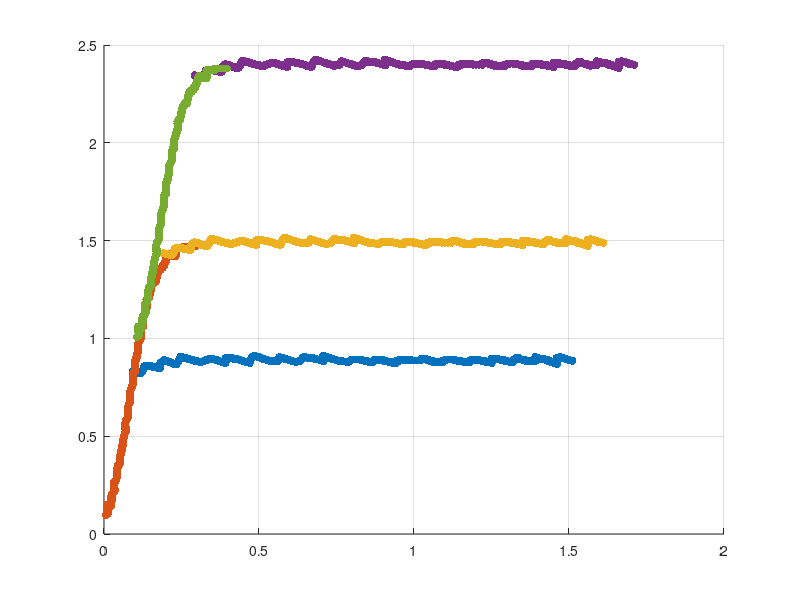

Here is the MATLAB script that generated this plot:
a=[1.93E-01
1.95E-01
1.98E-01
2.00E-01
2.03E-01
2.05E-01
2.07E-01
2.10E-01
2.12E-01
2.15E-01
2.17E-01
2.18E-01
2.19E-01
2.20E-01
2.20E-01
2.21E-01
2.22E-01
2.23E-01
2.24E-01
2.24E-01
2.25E-01
2.26E-01
2.26E-01
2.26E-01
2.27E-01
2.27E-01
2.28E-01
2.28E-01
2.28E-01
2.29E-01
2.29E-01
2.32E-01
2.34E-01
2.36E-01
2.39E-01
2.41E-01
2.44E-01
2.46E-01
2.49E-01
2.51E-01
2.53E-01
2.56E-01
2.59E-01
2.61E-01
2.64E-01
2.66E-01
2.69E-01
2.72E-01
2.74E-01
2.77E-01
2.79E-01
2.80E-01
2.80E-01
2.80E-01
2.80E-01
2.80E-01
2.81E-01
2.81E-01
2.81E-01
2.81E-01
2.81E-01
2.82E-01
2.83E-01
2.84E-01
2.85E-01
2.86E-01
2.87E-01
2.89E-01
2.90E-01
2.91E-01
2.92E-01
2.96E-01
3.00E-01
3.04E-01
3.08E-01
3.12E-01
3.16E-01
3.20E-01
3.24E-01
3.28E-01
3.32E-01
3.33E-01
3.33E-01
3.34E-01
3.35E-01
3.36E-01
3.37E-01
3.37E-01
3.38E-01
3.39E-01
3.40E-01
3.40E-01
3.41E-01
3.42E-01
3.42E-01
3.43E-01
3.43E-01
3.44E-01
3.45E-01
3.45E-01
3.46E-01
3.50E-01
3.53E-01
3.57E-01
3.61E-01
3.65E-01
3.69E-01
3.73E-01
3.76E-01
3.80E-01
3.84E-01
3.87E-01
3.90E-01
3.92E-01
3.95E-01
3.98E-01
4.01E-01
4.04E-01
4.06E-01
4.09E-01
4.12E-01
4.14E-01
4.15E-01
4.17E-01
4.19E-01
4.20E-01
4.22E-01
4.23E-01
4.25E-01
4.27E-01
4.28E-01
4.30E-01
4.32E-01
4.34E-01
4.35E-01
4.37E-01
4.39E-01
4.41E-01
4.43E-01
4.44E-01
4.46E-01
4.51E-01
4.55E-01
4.60E-01
4.64E-01
4.68E-01
4.73E-01
4.77E-01
4.82E-01
4.86E-01
4.91E-01
4.91E-01
4.91E-01
4.91E-01
4.91E-01
4.91E-01
4.91E-01
4.91E-01
4.91E-01
4.91E-01
4.91E-01
4.94E-01
4.97E-01
5.00E-01
5.03E-01
5.07E-01
5.10E-01
5.13E-01
5.16E-01
5.19E-01
5.23E-01
5.27E-01
5.32E-01
5.37E-01
5.41E-01
5.46E-01
5.50E-01
5.55E-01
5.60E-01
5.64E-01
5.69E-01
5.69E-01
5.70E-01
5.70E-01
5.71E-01
5.71E-01
5.71E-01
5.72E-01
5.72E-01
5.73E-01
5.73E-01
5.74E-01
5.75E-01
5.76E-01
5.77E-01
5.78E-01
5.79E-01
5.80E-01
5.81E-01
5.82E-01
5.83E-01
5.89E-01
5.94E-01
6.00E-01
6.05E-01
6.11E-01
6.17E-01
6.22E-01
6.28E-01
6.34E-01
6.39E-01
6.41E-01
6.43E-01
6.45E-01
6.47E-01
6.49E-01
6.51E-01
6.53E-01
6.55E-01
6.57E-01
6.59E-01
6.60E-01
6.61E-01
6.61E-01
6.62E-01
6.62E-01
6.63E-01
6.64E-01
6.64E-01
6.65E-01
6.65E-01
6.71E-01
6.76E-01
6.81E-01
6.86E-01
6.92E-01
6.97E-01
7.02E-01
7.07E-01
7.12E-01
7.18E-01
7.19E-01
7.21E-01
7.22E-01
7.24E-01
7.26E-01
7.27E-01
7.29E-01
7.31E-01
7.32E-01
7.34E-01
7.35E-01
7.35E-01
7.36E-01
7.37E-01
7.38E-01
7.39E-01
7.39E-01
7.40E-01
7.41E-01
7.42E-01
7.45E-01
7.48E-01
7.51E-01
7.54E-01
7.57E-01
7.60E-01
7.63E-01
7.66E-01
7.69E-01
7.72E-01
7.76E-01
7.79E-01
7.83E-01
7.86E-01
7.90E-01
7.94E-01
7.97E-01
8.01E-01
8.04E-01
8.08E-01
8.08E-01
8.08E-01
8.07E-01
8.07E-01
8.07E-01
8.07E-01
8.07E-01
8.06E-01
8.06E-01
8.06E-01
8.11E-01
8.15E-01
8.20E-01
8.25E-01
8.29E-01
8.34E-01
8.38E-01
8.43E-01
8.48E-01
8.52E-01
8.56E-01
8.59E-01
8.63E-01
8.66E-01
8.69E-01
8.73E-01
8.76E-01
8.80E-01
8.83E-01
8.86E-01
8.88E-01
8.89E-01
8.90E-01
8.91E-01
8.93E-01
8.94E-01
8.95E-01
8.96E-01
8.97E-01
8.99E-01
9.01E-01
9.03E-01
9.06E-01
9.08E-01
9.11E-01
9.13E-01
9.15E-01
9.18E-01
9.20E-01
9.23E-01
9.27E-01
9.31E-01
9.35E-01
9.40E-01
9.44E-01
9.48E-01
9.52E-01
9.56E-01
9.61E-01
9.65E-01
9.65E-01
9.66E-01
9.67E-01
9.67E-01
9.68E-01
9.69E-01
9.69E-01
9.70E-01
9.70E-01
9.71E-01
9.74E-01
9.76E-01
9.79E-01
9.81E-01
9.84E-01
9.87E-01
9.89E-01
9.92E-01
9.94E-01
9.97E-01
1.00E+00
1.00E+00
1.01E+00
1.01E+00
1.02E+00
1.02E+00
1.02E+00
1.03E+00
1.03E+00
1.04E+00
1.04E+00
1.04E+00
1.04E+00
1.04E+00
1.04E+00
1.04E+00
1.04E+00
1.04E+00
1.04E+00
1.05E+00
1.05E+00
1.05E+00
1.05E+00
1.05E+00
1.05E+00
1.05E+00
1.06E+00
1.06E+00
1.06E+00
1.06E+00
1.06E+00
1.07E+00
1.07E+00
1.07E+00
1.08E+00
1.08E+00
1.08E+00
1.09E+00
1.09E+00
1.09E+00
1.09E+00
1.10E+00
1.10E+00
1.10E+00
1.10E+00
1.11E+00
1.11E+00
1.11E+00
1.12E+00
1.12E+00
1.12E+00
1.12E+00
1.12E+00
1.12E+00
1.12E+00
1.12E+00
1.13E+00
1.13E+00
1.13E+00
1.13E+00
1.13E+00
1.14E+00
1.14E+00
1.14E+00
1.15E+00
1.15E+00
1.16E+00
1.16E+00
1.16E+00
1.17E+00
1.17E+00
1.17E+00
1.17E+00
1.18E+00
1.18E+00
1.18E+00
1.18E+00
1.19E+00
1.19E+00
1.19E+00
1.19E+00
1.19E+00
1.19E+00
1.19E+00
1.19E+00
1.19E+00
1.20E+00
1.20E+00
1.20E+00
1.20E+00
1.20E+00
1.20E+00
1.21E+00
1.21E+00
1.21E+00
1.21E+00
1.21E+00
1.22E+00
1.22E+00
1.22E+00
1.23E+00
1.23E+00
1.23E+00
1.23E+00
1.24E+00
1.24E+00
1.24E+00
1.25E+00
1.25E+00
1.25E+00
1.25E+00
1.26E+00
1.26E+00
1.26E+00
1.26E+00
1.27E+00
1.27E+00
1.27E+00
1.27E+00
1.28E+00
1.28E+00
1.28E+00
1.28E+00
1.28E+00
1.28E+00
1.28E+00
1.28E+00
1.29E+00
1.29E+00
1.29E+00
1.29E+00
1.29E+00
1.30E+00
1.30E+00
1.30E+00
1.31E+00
1.31E+00
1.31E+00
1.31E+00
1.32E+00
1.32E+00
1.32E+00
1.33E+00
1.33E+00
1.33E+00
1.34E+00
1.34E+00
1.34E+00
1.35E+00
1.35E+00
1.35E+00
1.35E+00
1.35E+00
1.35E+00
1.35E+00
1.35E+00
1.35E+00
1.35E+00
1.35E+00
1.35E+00
1.35E+00
1.35E+00
1.36E+00
1.36E+00
1.36E+00
1.37E+00
1.37E+00
1.37E+00
1.37E+00
1.38E+00
1.38E+00
1.38E+00
1.39E+00
1.39E+00
1.39E+00
1.40E+00
1.40E+00
1.40E+00
1.41E+00
1.41E+00
1.41E+00
1.41E+00
1.41E+00
1.42E+00
1.42E+00
1.42E+00
1.42E+00
1.42E+00
1.42E+00
1.42E+00
1.42E+00
1.42E+00
1.42E+00
1.42E+00
1.43E+00
1.43E+00
1.43E+00
1.43E+00
1.43E+00
1.43E+00
1.43E+00
1.44E+00
1.44E+00
1.44E+00
1.45E+00
1.45E+00
1.46E+00
1.46E+00
1.47E+00
1.47E+00
1.47E+00
1.47E+00
1.47E+00
1.48E+00
1.48E+00
1.48E+00
1.48E+00
1.48E+00
1.49E+00
1.49E+00
1.49E+00
1.49E+00
1.49E+00
1.49E+00
1.49E+00
1.49E+00
1.49E+00
1.49E+00
1.49E+00
1.49E+00
1.49E+00
1.49E+00
1.50E+00
1.50E+00
1.50E+00
1.51E+00
1.51E+00
1.51E+00
1.52E+00
1.52E+00
1.53E+00
1.53E+00
1.53E+00
1.54E+00
1.54E+00
1.55E+00
1.55E+00
1.56E+00
1.56E+00
1.56E+00
1.56E+00
1.56E+00
1.56E+00
1.56E+00
1.56E+00
1.56E+00
1.56E+00
1.56E+00
1.56E+00
1.56E+00
1.56E+00
1.56E+00
1.56E+00
1.56E+00
1.56E+00
1.56E+00
1.57E+00
1.57E+00
1.57E+00
1.57E+00
1.57E+00
1.58E+00
1.58E+00
1.59E+00
1.59E+00
1.59E+00
1.60E+00
1.60E+00
1.61E+00
];
b=[8.32E-01
8.31E-01
8.30E-01
8.29E-01
8.28E-01
8.27E-01
8.26E-01
8.25E-01
8.24E-01
8.23E-01
8.22E-01
8.23E-01
8.25E-01
8.26E-01
8.28E-01
8.29E-01
8.31E-01
8.32E-01
8.34E-01
8.35E-01
8.37E-01
8.39E-01
8.41E-01
8.43E-01
8.45E-01
8.47E-01
8.49E-01
8.51E-01
8.53E-01
8.55E-01
8.57E-01
8.57E-01
8.57E-01
8.57E-01
8.57E-01
8.57E-01
8.57E-01
8.57E-01
8.57E-01
8.57E-01
8.57E-01
8.56E-01
8.55E-01
8.54E-01
8.54E-01
8.53E-01
8.52E-01
8.51E-01
8.51E-01
8.50E-01
8.49E-01
8.51E-01
8.54E-01
8.56E-01
8.58E-01
8.60E-01
8.63E-01
8.65E-01
8.67E-01
8.70E-01
8.72E-01
8.74E-01
8.75E-01
8.77E-01
8.79E-01
8.81E-01
8.82E-01
8.84E-01
8.86E-01
8.88E-01
8.89E-01
8.87E-01
8.85E-01
8.83E-01
8.80E-01
8.78E-01
8.76E-01
8.74E-01
8.71E-01
8.69E-01
8.67E-01
8.69E-01
8.70E-01
8.72E-01
8.74E-01
8.76E-01
8.77E-01
8.79E-01
8.81E-01
8.83E-01
8.84E-01
8.87E-01
8.89E-01
8.91E-01
8.93E-01
8.96E-01
8.98E-01
9.00E-01
9.02E-01
9.05E-01
9.07E-01
9.05E-01
9.03E-01
9.02E-01
9.00E-01
8.98E-01
8.96E-01
8.95E-01
8.93E-01
8.91E-01
8.89E-01
8.88E-01
8.87E-01
8.86E-01
8.85E-01
8.84E-01
8.83E-01
8.82E-01
8.81E-01
8.80E-01
8.79E-01
8.80E-01
8.81E-01
8.82E-01
8.83E-01
8.84E-01
8.85E-01
8.86E-01
8.87E-01
8.88E-01
8.89E-01
8.90E-01
8.91E-01
8.92E-01
8.92E-01
8.93E-01
8.94E-01
8.95E-01
8.95E-01
8.96E-01
8.97E-01
8.95E-01
8.92E-01
8.90E-01
8.88E-01
8.86E-01
8.83E-01
8.81E-01
8.79E-01
8.77E-01
8.74E-01
8.77E-01
8.79E-01
8.82E-01
8.84E-01
8.87E-01
8.89E-01
8.92E-01
8.94E-01
8.97E-01
8.99E-01
8.99E-01
8.99E-01
8.99E-01
8.98E-01
8.98E-01
8.98E-01
8.98E-01
8.97E-01
8.97E-01
8.97E-01
8.95E-01
8.92E-01
8.90E-01
8.88E-01
8.86E-01
8.83E-01
8.81E-01
8.79E-01
8.77E-01
8.74E-01
8.76E-01
8.78E-01
8.80E-01
8.82E-01
8.84E-01
8.86E-01
8.88E-01
8.90E-01
8.92E-01
8.94E-01
8.96E-01
8.98E-01
9.00E-01
9.01E-01
9.03E-01
9.05E-01
9.07E-01
9.08E-01
9.10E-01
9.12E-01
9.09E-01
9.06E-01
9.03E-01
9.00E-01
8.97E-01
8.94E-01
8.91E-01
8.88E-01
8.85E-01
8.82E-01
8.82E-01
8.82E-01
8.83E-01
8.83E-01
8.83E-01
8.83E-01
8.84E-01
8.84E-01
8.84E-01
8.84E-01
8.86E-01
8.88E-01
8.90E-01
8.92E-01
8.94E-01
8.96E-01
8.98E-01
9.00E-01
9.02E-01
9.04E-01
9.02E-01
8.99E-01
8.97E-01
8.94E-01
8.92E-01
8.89E-01
8.87E-01
8.84E-01
8.82E-01
8.79E-01
8.80E-01
8.81E-01
8.82E-01
8.82E-01
8.83E-01
8.84E-01
8.85E-01
8.85E-01
8.86E-01
8.87E-01
8.89E-01
8.90E-01
8.92E-01
8.94E-01
8.96E-01
8.97E-01
8.99E-01
9.01E-01
9.03E-01
9.04E-01
9.04E-01
9.03E-01
9.03E-01
9.02E-01
9.02E-01
9.01E-01
9.01E-01
9.00E-01
9.00E-01
8.99E-01
8.98E-01
8.96E-01
8.95E-01
8.93E-01
8.92E-01
8.90E-01
8.89E-01
8.87E-01
8.86E-01
8.84E-01
8.87E-01
8.90E-01
8.93E-01
8.95E-01
8.98E-01
9.01E-01
9.04E-01
9.06E-01
9.09E-01
9.12E-01
9.09E-01
9.07E-01
9.04E-01
9.02E-01
8.99E-01
8.97E-01
8.94E-01
8.92E-01
8.89E-01
8.87E-01
8.86E-01
8.85E-01
8.85E-01
8.84E-01
8.83E-01
8.82E-01
8.82E-01
8.81E-01
8.80E-01
8.79E-01
8.81E-01
8.82E-01
8.83E-01
8.84E-01
8.86E-01
8.87E-01
8.88E-01
8.89E-01
8.91E-01
8.92E-01
8.92E-01
8.92E-01
8.92E-01
8.92E-01
8.92E-01
8.92E-01
8.92E-01
8.92E-01
8.92E-01
8.92E-01
8.90E-01
8.89E-01
8.87E-01
8.86E-01
8.84E-01
8.83E-01
8.81E-01
8.80E-01
8.78E-01
8.77E-01
8.78E-01
8.80E-01
8.81E-01
8.83E-01
8.84E-01
8.86E-01
8.87E-01
8.89E-01
8.90E-01
8.92E-01
8.92E-01
8.91E-01
8.91E-01
8.91E-01
8.91E-01
8.90E-01
8.90E-01
8.90E-01
8.90E-01
8.89E-01
8.88E-01
8.86E-01
8.85E-01
8.83E-01
8.82E-01
8.80E-01
8.79E-01
8.77E-01
8.76E-01
8.74E-01
8.75E-01
8.76E-01
8.77E-01
8.78E-01
8.79E-01
8.80E-01
8.81E-01
8.82E-01
8.83E-01
8.84E-01
8.85E-01
8.86E-01
8.87E-01
8.87E-01
8.88E-01
8.89E-01
8.90E-01
8.90E-01
8.91E-01
8.92E-01
8.91E-01
8.91E-01
8.90E-01
8.90E-01
8.89E-01
8.89E-01
8.88E-01
8.88E-01
8.87E-01
8.87E-01
8.87E-01
8.87E-01
8.87E-01
8.87E-01
8.87E-01
8.87E-01
8.87E-01
8.87E-01
8.87E-01
8.87E-01
8.88E-01
8.89E-01
8.90E-01
8.91E-01
8.92E-01
8.93E-01
8.94E-01
8.95E-01
8.96E-01
8.97E-01
8.95E-01
8.93E-01
8.92E-01
8.90E-01
8.88E-01
8.86E-01
8.85E-01
8.83E-01
8.81E-01
8.79E-01
8.79E-01
8.79E-01
8.79E-01
8.78E-01
8.78E-01
8.78E-01
8.78E-01
8.77E-01
8.77E-01
8.77E-01
8.78E-01
8.80E-01
8.81E-01
8.83E-01
8.84E-01
8.86E-01
8.87E-01
8.89E-01
8.90E-01
8.92E-01
8.92E-01
8.92E-01
8.92E-01
8.92E-01
8.92E-01
8.92E-01
8.92E-01
8.92E-01
8.92E-01
8.92E-01
8.91E-01
8.90E-01
8.89E-01
8.88E-01
8.87E-01
8.86E-01
8.85E-01
8.84E-01
8.83E-01
8.82E-01
8.82E-01
8.81E-01
8.81E-01
8.81E-01
8.81E-01
8.80E-01
8.80E-01
8.80E-01
8.80E-01
8.79E-01
8.81E-01
8.82E-01
8.83E-01
8.84E-01
8.86E-01
8.87E-01
8.88E-01
8.89E-01
8.91E-01
8.92E-01
8.91E-01
8.91E-01
8.90E-01
8.90E-01
8.89E-01
8.89E-01
8.88E-01
8.88E-01
8.87E-01
8.87E-01
8.86E-01
8.84E-01
8.83E-01
8.82E-01
8.81E-01
8.79E-01
8.78E-01
8.77E-01
8.76E-01
8.74E-01
8.77E-01
8.79E-01
8.81E-01
8.83E-01
8.86E-01
8.88E-01
8.90E-01
8.92E-01
8.95E-01
8.97E-01
8.96E-01
8.96E-01
8.95E-01
8.95E-01
8.94E-01
8.94E-01
8.93E-01
8.93E-01
8.92E-01
8.92E-01
8.91E-01
8.89E-01
8.88E-01
8.87E-01
8.86E-01
8.84E-01
8.83E-01
8.82E-01
8.81E-01
8.79E-01
8.80E-01
8.80E-01
8.81E-01
8.81E-01
8.82E-01
8.82E-01
8.83E-01
8.83E-01
8.84E-01
8.84E-01
8.86E-01
8.88E-01
8.90E-01
8.91E-01
8.93E-01
8.95E-01
8.97E-01
8.98E-01
9.00E-01
9.02E-01
9.00E-01
8.98E-01
8.96E-01
8.94E-01
8.92E-01
8.90E-01
8.88E-01
8.86E-01
8.84E-01
8.82E-01
8.82E-01
8.82E-01
8.83E-01
8.83E-01
8.83E-01
8.83E-01
8.84E-01
8.84E-01
8.84E-01
8.84E-01
8.86E-01
8.88E-01
8.90E-01
8.92E-01
8.94E-01
8.96E-01
8.98E-01
9.00E-01
9.02E-01
9.04E-01
9.03E-01
9.02E-01
9.01E-01
8.99E-01
8.98E-01
8.97E-01
8.96E-01
8.94E-01
8.93E-01
8.92E-01
8.90E-01
8.87E-01
8.85E-01
8.83E-01
8.81E-01
8.78E-01
8.76E-01
8.74E-01
8.72E-01
8.69E-01
8.72E-01
8.75E-01
8.78E-01
8.80E-01
8.83E-01
8.86E-01
8.89E-01
8.91E-01
8.94E-01
8.97E-01
8.98E-01
8.98E-01
8.99E-01
9.00E-01
9.01E-01
9.01E-01
9.02E-01
9.03E-01
9.04E-01
9.04E-01
9.02E-01
9.00E-01
8.98E-01
8.96E-01
8.94E-01
8.92E-01
8.90E-01
8.88E-01
8.86E-01
];

c=[2.96E-01
2.92E-01
2.89E-01
2.86E-01
2.83E-01
2.79E-01
2.76E-01
2.73E-01
2.70E-01
2.67E-01
2.63E-01
2.62E-01
2.61E-01
2.60E-01
2.59E-01
2.58E-01
2.57E-01
2.56E-01
2.55E-01
2.54E-01
2.53E-01
2.51E-01
2.49E-01
2.47E-01
2.44E-01
2.42E-01
2.40E-01
2.38E-01
2.36E-01
2.33E-01
2.31E-01
2.31E-01
2.31E-01
2.31E-01
2.31E-01
2.31E-01
2.31E-01
2.31E-01
2.31E-01
2.31E-01
2.31E-01
2.29E-01
2.26E-01
2.23E-01
2.21E-01
2.18E-01
2.16E-01
2.13E-01
2.10E-01
2.08E-01
2.05E-01
2.05E-01
2.04E-01
2.04E-01
2.03E-01
2.03E-01
2.03E-01
2.02E-01
2.02E-01
2.01E-01
2.01E-01
2.00E-01
2.00E-01
1.99E-01
1.99E-01
1.98E-01
1.97E-01
1.97E-01
1.96E-01
1.96E-01
1.95E-01
1.94E-01
1.93E-01
1.92E-01
1.91E-01
1.90E-01
1.89E-01
1.88E-01
1.87E-01
1.86E-01
1.85E-01
1.84E-01
1.83E-01
1.82E-01
1.81E-01
1.80E-01
1.79E-01
1.78E-01
1.77E-01
1.76E-01
1.75E-01
1.75E-01
1.74E-01
1.74E-01
1.73E-01
1.73E-01
1.73E-01
1.72E-01
1.72E-01
1.71E-01
1.71E-01
1.71E-01
1.70E-01
1.70E-01
1.69E-01
1.69E-01
1.69E-01
1.68E-01
1.68E-01
1.67E-01
1.67E-01
1.66E-01
1.65E-01
1.64E-01
1.63E-01
1.62E-01
1.61E-01
1.60E-01
1.59E-01
1.58E-01
1.57E-01
1.56E-01
1.56E-01
1.56E-01
1.55E-01
1.55E-01
1.54E-01
1.54E-01
1.54E-01
1.53E-01
1.53E-01
1.52E-01
1.52E-01
1.52E-01
1.51E-01
1.51E-01
1.50E-01
1.50E-01
1.50E-01
1.49E-01
1.49E-01
1.48E-01
1.48E-01
1.48E-01
1.47E-01
1.47E-01
1.46E-01
1.46E-01
1.46E-01
1.45E-01
1.45E-01
1.44E-01
1.43E-01
1.42E-01
1.42E-01
1.41E-01
1.40E-01
1.39E-01
1.38E-01
1.38E-01
1.37E-01
1.37E-01
1.37E-01
1.37E-01
1.38E-01
1.38E-01
1.38E-01
1.38E-01
1.38E-01
1.39E-01
1.39E-01
1.38E-01
1.38E-01
1.37E-01
1.36E-01
1.36E-01
1.35E-01
1.35E-01
1.34E-01
1.33E-01
1.33E-01
1.33E-01
1.32E-01
1.32E-01
1.32E-01
1.32E-01
1.32E-01
1.31E-01
1.31E-01
1.31E-01
1.31E-01
1.30E-01
1.30E-01
1.30E-01
1.29E-01
1.29E-01
1.28E-01
1.28E-01
1.27E-01
1.27E-01
1.27E-01
1.27E-01
1.27E-01
1.27E-01
1.27E-01
1.27E-01
1.27E-01
1.27E-01
1.27E-01
1.27E-01
1.27E-01
1.26E-01
1.26E-01
1.25E-01
1.25E-01
1.25E-01
1.24E-01
1.24E-01
1.23E-01
1.23E-01
1.23E-01
1.22E-01
1.22E-01
1.21E-01
1.21E-01
1.21E-01
1.20E-01
1.20E-01
1.19E-01
1.19E-01
1.19E-01
1.19E-01
1.19E-01
1.19E-01
1.19E-01
1.19E-01
1.19E-01
1.19E-01
1.19E-01
1.19E-01
1.19E-01
1.18E-01
1.18E-01
1.17E-01
1.17E-01
1.17E-01
1.16E-01
1.16E-01
1.15E-01
1.15E-01
1.15E-01
1.14E-01
1.13E-01
1.13E-01
1.12E-01
1.12E-01
1.11E-01
1.10E-01
1.10E-01
1.09E-01
1.09E-01
1.09E-01
1.09E-01
1.09E-01
1.09E-01
1.09E-01
1.09E-01
1.09E-01
1.09E-01
1.09E-01
1.09E-01
1.08E-01
1.08E-01
1.08E-01
1.08E-01
1.08E-01
1.07E-01
1.07E-01
1.07E-01
1.07E-01
1.07E-01
1.06E-01
1.06E-01
1.05E-01
1.05E-01
1.05E-01
1.04E-01
1.04E-01
1.03E-01
1.03E-01
1.03E-01
1.02E-01
1.02E-01
1.02E-01
1.02E-01
1.02E-01
1.01E-01
1.01E-01
1.01E-01
1.01E-01
1.01E-01
1.01E-01
1.01E-01
1.01E-01
1.01E-01
1.01E-01
1.01E-01
1.01E-01
1.01E-01
1.01E-01
1.01E-01
1.00E-01
9.94E-02
9.88E-02
9.82E-02
9.76E-02
9.69E-02
9.63E-02
9.57E-02
9.51E-02
9.45E-02
9.43E-02
9.41E-02
9.39E-02
9.37E-02
9.35E-02
9.33E-02
9.31E-02
9.29E-02
9.27E-02
9.25E-02
9.25E-02
9.25E-02
9.25E-02
9.25E-02
9.25E-02
9.25E-02
9.25E-02
9.25E-02
9.25E-02
9.25E-02
9.21E-02
9.17E-02
9.13E-02
9.09E-02
9.05E-02
9.01E-02
8.97E-02
8.93E-02
8.89E-02
8.85E-02
8.81E-02
8.77E-02
8.73E-02
8.69E-02
8.65E-02
8.61E-02
8.57E-02
8.53E-02
8.49E-02
8.45E-02
8.45E-02
8.45E-02
8.45E-02
8.45E-02
8.45E-02
8.45E-02
8.45E-02
8.45E-02
8.45E-02
8.45E-02
8.43E-02
8.41E-02
8.39E-02
8.37E-02
8.35E-02
8.33E-02
8.31E-02
8.29E-02
8.27E-02
8.25E-02
8.21E-02
8.17E-02
8.13E-02
8.09E-02
8.05E-02
8.01E-02
7.97E-02
7.93E-02
7.89E-02
7.85E-02
7.83E-02
7.81E-02
7.79E-02
7.77E-02
7.74E-02
7.72E-02
7.70E-02
7.68E-02
7.66E-02
7.64E-02
7.64E-02
7.64E-02
7.64E-02
7.64E-02
7.64E-02
7.64E-02
7.64E-02
7.64E-02
7.64E-02
7.64E-02
7.58E-02
7.52E-02
7.46E-02
7.40E-02
7.34E-02
7.28E-02
7.22E-02
7.16E-02
7.10E-02
7.04E-02
7.02E-02
7.00E-02
6.98E-02
6.96E-02
6.94E-02
6.92E-02
6.90E-02
6.88E-02
6.86E-02
6.84E-02
6.86E-02
6.88E-02
6.90E-02
6.92E-02
6.94E-02
6.96E-02
6.98E-02
7.00E-02
7.02E-02
7.04E-02
7.00E-02
6.96E-02
6.92E-02
6.88E-02
6.84E-02
6.80E-02
6.76E-02
6.72E-02
6.68E-02
6.64E-02
6.60E-02
6.56E-02
6.52E-02
6.48E-02
6.44E-02
6.40E-02
6.36E-02
6.32E-02
6.28E-02
6.24E-02
6.22E-02
6.20E-02
6.18E-02
6.16E-02
6.14E-02
6.12E-02
6.10E-02
6.08E-02
6.06E-02
6.04E-02
6.02E-02
6.00E-02
5.98E-02
5.96E-02
5.94E-02
5.92E-02
5.90E-02
5.88E-02
5.86E-02
5.84E-02
5.80E-02
5.76E-02
5.71E-02
5.67E-02
5.63E-02
5.59E-02
5.55E-02
5.51E-02
5.47E-02
5.43E-02
5.41E-02
5.39E-02
5.37E-02
5.35E-02
5.33E-02
5.31E-02
5.29E-02
5.27E-02
5.25E-02
5.23E-02
5.21E-02
5.19E-02
5.17E-02
5.15E-02
5.13E-02
5.11E-02
5.09E-02
5.07E-02
5.05E-02
5.03E-02
4.97E-02
4.91E-02
4.85E-02
4.79E-02
4.73E-02
4.67E-02
4.61E-02
4.55E-02
4.49E-02
4.43E-02
4.41E-02
4.39E-02
4.37E-02
4.35E-02
4.33E-02
4.31E-02
4.29E-02
4.27E-02
4.25E-02
4.23E-02
4.23E-02
4.23E-02
4.23E-02
4.23E-02
4.23E-02
4.23E-02
4.23E-02
4.23E-02
4.23E-02
4.23E-02
4.19E-02
4.15E-02
4.11E-02
4.07E-02
4.03E-02
3.99E-02
3.95E-02
3.91E-02
3.87E-02
3.83E-02
3.77E-02
3.70E-02
3.64E-02
3.58E-02
3.52E-02
3.46E-02
3.40E-02
3.34E-02
3.28E-02
3.22E-02
3.24E-02
3.26E-02
3.28E-02
3.30E-02
3.32E-02
3.34E-02
3.36E-02
3.38E-02
3.40E-02
3.42E-02
3.38E-02
3.34E-02
3.30E-02
3.26E-02
3.22E-02
3.18E-02
3.14E-02
3.10E-02
3.06E-02
3.02E-02
2.96E-02
2.90E-02
2.84E-02
2.78E-02
2.72E-02
2.66E-02
2.60E-02
2.54E-02
2.48E-02
2.42E-02
2.42E-02
2.42E-02
2.42E-02
2.42E-02
2.42E-02
2.42E-02
2.42E-02
2.42E-02
2.42E-02
2.42E-02
2.40E-02
2.38E-02
2.36E-02
2.34E-02
2.32E-02
2.30E-02
2.28E-02
2.26E-02
2.24E-02
2.22E-02
2.10E-02
1.98E-02
1.86E-02
1.73E-02
1.61E-02
1.49E-02
1.37E-02
1.25E-02
1.13E-02
1.01E-02
1.03E-02
1.05E-02
1.07E-02
1.09E-02
1.11E-02
1.13E-02
1.15E-02
1.17E-02
1.19E-02
1.21E-02
1.15E-02
1.09E-02
1.03E-02
9.71E-03
9.11E-03
8.51E-03
7.90E-03
7.30E-03
6.70E-03
];
d=[1.47E+00
1.47E+00
1.47E+00
1.47E+00
1.47E+00
1.47E+00
1.47E+00
1.47E+00
1.47E+00
1.47E+00
1.47E+00
1.47E+00
1.47E+00
1.47E+00
1.47E+00
1.47E+00
1.47E+00
1.46E+00
1.46E+00
1.46E+00
1.46E+00
1.46E+00
1.46E+00
1.46E+00
1.46E+00
1.46E+00
1.46E+00
1.46E+00
1.46E+00
1.46E+00
1.46E+00
1.46E+00
1.45E+00
1.45E+00
1.44E+00
1.44E+00
1.44E+00
1.43E+00
1.43E+00
1.42E+00
1.42E+00
1.42E+00
1.42E+00
1.42E+00
1.42E+00
1.42E+00
1.43E+00
1.43E+00
1.43E+00
1.43E+00
1.43E+00
1.43E+00
1.42E+00
1.42E+00
1.42E+00
1.42E+00
1.41E+00
1.41E+00
1.41E+00
1.41E+00
1.40E+00
1.40E+00
1.40E+00
1.40E+00
1.39E+00
1.39E+00
1.39E+00
1.39E+00
1.38E+00
1.38E+00
1.38E+00
1.38E+00
1.37E+00
1.37E+00
1.37E+00
1.37E+00
1.37E+00
1.36E+00
1.36E+00
1.36E+00
1.36E+00
1.36E+00
1.36E+00
1.35E+00
1.35E+00
1.35E+00
1.35E+00
1.35E+00
1.35E+00
1.35E+00
1.35E+00
1.35E+00
1.34E+00
1.34E+00
1.34E+00
1.34E+00
1.33E+00
1.33E+00
1.33E+00
1.33E+00
1.32E+00
1.32E+00
1.32E+00
1.31E+00
1.31E+00
1.31E+00
1.31E+00
1.30E+00
1.30E+00
1.30E+00
1.29E+00
1.29E+00
1.29E+00
1.29E+00
1.29E+00
1.29E+00
1.29E+00
1.29E+00
1.29E+00
1.28E+00
1.28E+00
1.28E+00
1.28E+00
1.28E+00
1.28E+00
1.28E+00
1.27E+00
1.27E+00
1.27E+00
1.27E+00
1.27E+00
1.26E+00
1.26E+00
1.26E+00
1.25E+00
1.25E+00
1.25E+00
1.24E+00
1.24E+00
1.24E+00
1.23E+00
1.23E+00
1.23E+00
1.23E+00
1.22E+00
1.22E+00
1.22E+00
1.22E+00
1.21E+00
1.21E+00
1.21E+00
1.21E+00
1.21E+00
1.21E+00
1.21E+00
1.21E+00
1.21E+00
1.20E+00
1.20E+00
1.20E+00
1.20E+00
1.20E+00
1.20E+00
1.19E+00
1.19E+00
1.18E+00
1.18E+00
1.18E+00
1.17E+00
1.17E+00
1.16E+00
1.16E+00
1.16E+00
1.16E+00
1.15E+00
1.15E+00
1.15E+00
1.15E+00
1.15E+00
1.14E+00
1.14E+00
1.14E+00
1.14E+00
1.14E+00
1.13E+00
1.13E+00
1.13E+00
1.13E+00
1.13E+00
1.13E+00
1.13E+00
1.12E+00
1.12E+00
1.12E+00
1.12E+00
1.12E+00
1.11E+00
1.11E+00
1.11E+00
1.11E+00
1.11E+00
1.10E+00
1.10E+00
1.09E+00
1.09E+00
1.08E+00
1.08E+00
1.08E+00
1.07E+00
1.07E+00
1.06E+00
1.06E+00
1.06E+00
1.06E+00
1.06E+00
1.06E+00
1.06E+00
1.06E+00
1.06E+00
1.06E+00
1.06E+00
1.06E+00
1.05E+00
1.05E+00
1.05E+00
1.05E+00
1.05E+00
1.04E+00
1.04E+00
1.04E+00
1.04E+00
1.03E+00
1.03E+00
1.03E+00
1.02E+00
1.02E+00
1.02E+00
1.01E+00
1.01E+00
1.01E+00
1.00E+00
1.00E+00
9.99E-01
9.97E-01
9.95E-01
9.94E-01
9.92E-01
9.90E-01
9.88E-01
9.87E-01
9.85E-01
9.83E-01
9.82E-01
9.80E-01
9.79E-01
9.77E-01
9.76E-01
9.74E-01
9.73E-01
9.71E-01
9.70E-01
9.66E-01
9.62E-01
9.58E-01
9.55E-01
9.51E-01
9.47E-01
9.43E-01
9.40E-01
9.36E-01
9.32E-01
9.30E-01
9.28E-01
9.25E-01
9.23E-01
9.21E-01
9.19E-01
9.16E-01
9.14E-01
9.12E-01
9.09E-01
9.08E-01
9.06E-01
9.05E-01
9.03E-01
9.02E-01
9.00E-01
8.99E-01
8.97E-01
8.96E-01
8.94E-01
8.92E-01
8.89E-01
8.87E-01
8.84E-01
8.82E-01
8.79E-01
8.77E-01
8.74E-01
8.72E-01
8.69E-01
8.65E-01
8.62E-01
8.58E-01
8.54E-01
8.50E-01
8.47E-01
8.43E-01
8.39E-01
8.35E-01
8.32E-01
8.31E-01
8.30E-01
8.29E-01
8.28E-01
8.27E-01
8.26E-01
8.25E-01
8.24E-01
8.23E-01
8.22E-01
8.19E-01
8.17E-01
8.14E-01
8.11E-01
8.09E-01
8.06E-01
8.04E-01
8.01E-01
7.99E-01
7.96E-01
7.93E-01
7.90E-01
7.87E-01
7.83E-01
7.80E-01
7.77E-01
7.74E-01
7.70E-01
7.67E-01
7.64E-01
7.62E-01
7.60E-01
7.58E-01
7.57E-01
7.55E-01
7.53E-01
7.51E-01
7.50E-01
7.48E-01
7.46E-01
7.44E-01
7.43E-01
7.41E-01
7.39E-01
7.37E-01
7.36E-01
7.34E-01
7.32E-01
7.30E-01
7.29E-01
7.25E-01
7.22E-01
7.19E-01
7.15E-01
7.12E-01
7.09E-01
7.06E-01
7.02E-01
6.99E-01
6.96E-01
6.93E-01
6.91E-01
6.88E-01
6.86E-01
6.83E-01
6.81E-01
6.78E-01
6.76E-01
6.73E-01
6.71E-01
6.69E-01
6.68E-01
6.66E-01
6.65E-01
6.63E-01
6.62E-01
6.60E-01
6.59E-01
6.57E-01
6.56E-01
6.53E-01
6.50E-01
6.47E-01
6.45E-01
6.42E-01
6.39E-01
6.36E-01
6.34E-01
6.31E-01
6.28E-01
6.25E-01
6.21E-01
6.18E-01
6.14E-01
6.10E-01
6.07E-01
6.03E-01
6.00E-01
5.96E-01
5.93E-01
5.92E-01
5.90E-01
5.89E-01
5.88E-01
5.87E-01
5.85E-01
5.84E-01
5.83E-01
5.82E-01
5.80E-01
5.78E-01
5.76E-01
5.74E-01
5.72E-01
5.70E-01
5.68E-01
5.66E-01
5.64E-01
5.62E-01
5.60E-01
5.56E-01
5.53E-01
5.49E-01
5.45E-01
5.41E-01
5.38E-01
5.34E-01
5.30E-01
5.26E-01
5.23E-01
5.22E-01
5.21E-01
5.20E-01
5.19E-01
5.18E-01
5.17E-01
5.15E-01
5.14E-01
5.13E-01
5.12E-01
5.10E-01
5.07E-01
5.05E-01
5.02E-01
5.00E-01
4.97E-01
4.95E-01
4.92E-01
4.90E-01
4.87E-01
4.85E-01
4.83E-01
4.81E-01
4.78E-01
4.76E-01
4.74E-01
4.72E-01
4.69E-01
4.67E-01
4.65E-01
4.61E-01
4.58E-01
4.55E-01
4.52E-01
4.48E-01
4.45E-01
4.42E-01
4.39E-01
4.35E-01
4.32E-01
4.31E-01
4.30E-01
4.29E-01
4.28E-01
4.27E-01
4.26E-01
4.25E-01
4.24E-01
4.23E-01
4.22E-01
4.19E-01
4.15E-01
4.12E-01
4.09E-01
4.06E-01
4.02E-01
3.99E-01
3.96E-01
3.93E-01
3.89E-01
3.86E-01
3.83E-01
3.80E-01
3.76E-01
3.73E-01
3.70E-01
3.67E-01
3.63E-01
3.60E-01
3.57E-01
3.56E-01
3.55E-01
3.54E-01
3.54E-01
3.53E-01
3.52E-01
3.51E-01
3.51E-01
3.50E-01
3.49E-01
3.46E-01
3.44E-01
3.41E-01
3.38E-01
3.35E-01
3.33E-01
3.30E-01
3.27E-01
3.24E-01
3.22E-01
3.19E-01
3.15E-01
3.12E-01
3.09E-01
3.06E-01
3.03E-01
3.00E-01
2.97E-01
2.94E-01
2.91E-01
2.90E-01
2.88E-01
2.86E-01
2.84E-01
2.83E-01
2.81E-01
2.79E-01
2.77E-01
2.76E-01
2.74E-01
2.73E-01
2.72E-01
2.71E-01
2.70E-01
2.69E-01
2.68E-01
2.67E-01
2.66E-01
2.65E-01
2.64E-01
2.59E-01
2.55E-01
2.50E-01
2.46E-01
2.41E-01
2.37E-01
2.32E-01
2.28E-01
2.23E-01
2.19E-01
2.18E-01
2.18E-01
2.17E-01
2.17E-01
2.16E-01
2.15E-01
2.15E-01
2.14E-01
2.14E-01
2.13E-01
2.12E-01
2.10E-01
2.09E-01
2.07E-01
2.06E-01
2.04E-01
2.03E-01
2.01E-01
2.00E-01
1.98E-01
1.95E-01
1.92E-01
1.89E-01
1.86E-01
1.83E-01
1.80E-01
1.77E-01
1.74E-01
1.71E-01
1.68E-01
1.65E-01
1.63E-01
1.60E-01
1.57E-01
1.54E-01
1.52E-01
1.49E-01
1.46E-01
1.43E-01
1.41E-01
1.42E-01
1.43E-01
1.44E-01
1.45E-01
1.46E-01
1.47E-01
1.48E-01
1.49E-01
1.50E-01
1.51E-01
1.46E-01
1.42E-01
1.37E-01
1.33E-01
1.28E-01
1.24E-01
1.19E-01
1.14E-01
1.10E-01
1.05E-01
1.04E-01
1.03E-01
1.02E-01
1.01E-01
1.00E-01
9.94E-02
9.84E-02
9.74E-02
9.64E-02
];

e=a;
f=b+0.603;

a=a-0.0992;

scatter(a,b,"filled","red");  %Curva que es solo la parte plana
hold on
scatter(c,d,"filled","red");%Curva que es solo la parte exponencial""""""""
hold on
scatter(e,f,"filled","red");
hold on
g=e+0.1;
h=f+0.91;
scatter(g,h,"filled","red");
hold on

i=c+0.1;
j=d+0.910;
scatter(i,j,"filled","red");
grid on